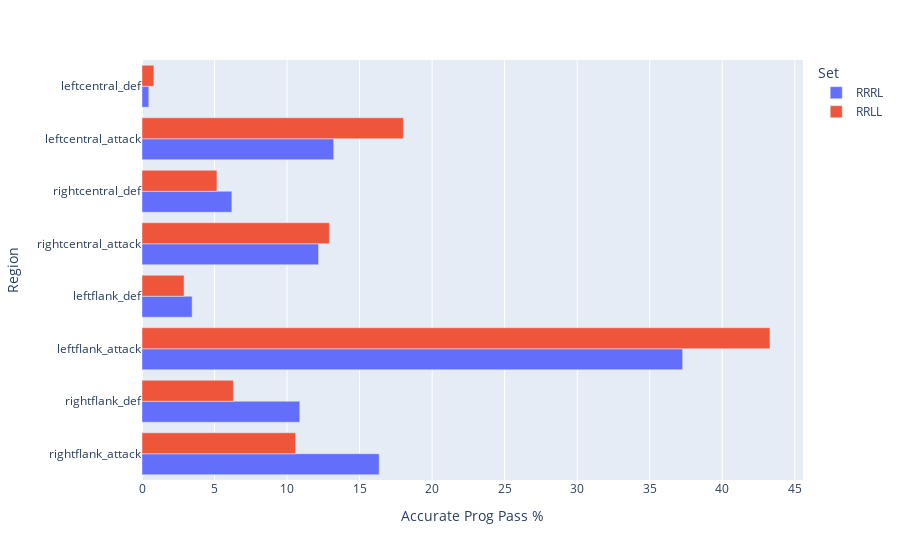

Write notebook code for a chart like this one.
### Code cell
# data_reg = [['Right Flank Attack', 16.348577601728483, 'RRRL'],
#             ['Right Flank Attack',10.58601134215501, 'RRLL'],
#             ['Right Flank Def', 10.875045012603529, 'RRRL'],
#             ['Right Flank Def', 6.301197227473219, 'RRLL'],
#             ['Left Flank Attack', 37.27043572200216, 'RRRL'],
#             ['Left Flank Attack', 43.28922495274102, 'RRLL'],
#             ['Left Flank Def', 3.456967951026287, 'RRRL'],
#             ['Left Flank Def', 2.898550724637681, 'RRLL'],
#             ['Right Central Attack', 12.171407994238386, 'RRRL'],
#             ['Right Central Attack', 12.917454316320102, 'RRLL'],
#             ['Right Central Def', 6.1937342455887645, 'RRRL'],
#             ['Right Central Def', 5.16698172652804, 'RRLL'],
#             ['Left Central Attack', 13.215700396110911, 'RRRL'],
#             ['Left Central Attack', 18.021424070573406, 'RRLL'],
#             ['Left Central Def', 0.4681310767014764, 'RRRL'],
#             ['Left Central Def', 0.8191556395715185, 'RRLL']]
rrrl_data = list(zip(regions,rrrl_region_per))
rrrl_data_reg = [list(i) + ["RRRL"] for i in rrrl_data]
rrll_data = list(zip(regions,rrll_region_per))
rrll_data_reg = [list(i) + ["RRLL"] for i in rrll_data]
data_reg = rrrl_data_reg + rrll_data_reg
reg = pd.DataFrame(data_reg, columns = ['Region', 'Accurate Prog Pass %', 'Set'])
fig = px.bar(reg, x="Accurate Prog Pass %", y="Region", color='Set', barmode='group', orientation='h')
fig.show()

### Figure 1 — Plotly figure (JSON) as saved in the notebook; plotly's stock layout.template omitted (floating-point values rounded to 4 significant figures)
{"data": [{"alignmentgroup": "True", "hovertemplate": "Set=RRRL<br>Accurate Prog Pass %=%{x}<br>Region=%{y}<extra></extra>", "legendgroup": "RRRL", "marker": {"color": "#636efa"}, "name": "RRRL", "offsetgroup": "RRRL", "orientation": "h", "showlegend": true, "textposition": "auto", "type": "bar", "x": [16.35, 10.88, 37.27, 3.457, 12.17, 6.194, 13.22, 0.4681], "xaxis": "x", "y": ["rightflank_attack", "rightflank_def", "leftflank_attack", "leftflank_def", "rightcentral_attack", "rightcentral_def", "leftcentral_attack", "leftcentral_def"], "yaxis": "y"}, {"alignmentgroup": "True", "hovertemplate": "Set=RRLL<br>Accurate Prog Pass %=%{x}<br>Region=%{y}<extra></extra>", "legendgroup": "RRLL", "marker": {"color": "#EF553B"}, "name": "RRLL", "offsetgroup": "RRLL", "orientation": "h", "showlegend": true, "textposition": "auto", "type": "bar", "x": [10.59, 6.301, 43.29, 2.899, 12.92, 5.167, 18.02, 0.8192], "xaxis": "x", "y": ["rightflank_attack", "rightflank_def", "leftflank_attack", "leftflank_def", "rightcentral_attack", "rightcentral_def", "leftcentral_attack", "leftcentral_def"], "yaxis": "y"}], "layout": {"autosize": true, "barmode": "group", "legend": {"title": {"text": "Set"}, "tracegroupgap": 0}, "margin": {"t": 60}, "xaxis": {"anchor": "y", "autorange": true, "domain": [0, 1], "range": [0, 45.57], "title": {"text": "Accurate Prog Pass %"}, "type": "linear"}, "yaxis": {"anchor": "x", "autorange": true, "domain": [0, 1], "range": [-0.5, 7.5], "title": {"text": "Region"}, "type": "category"}}}
